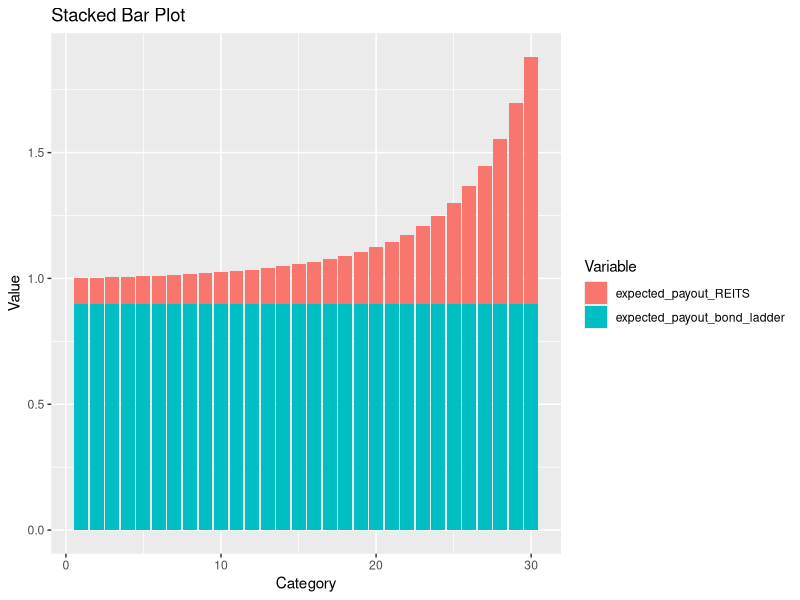
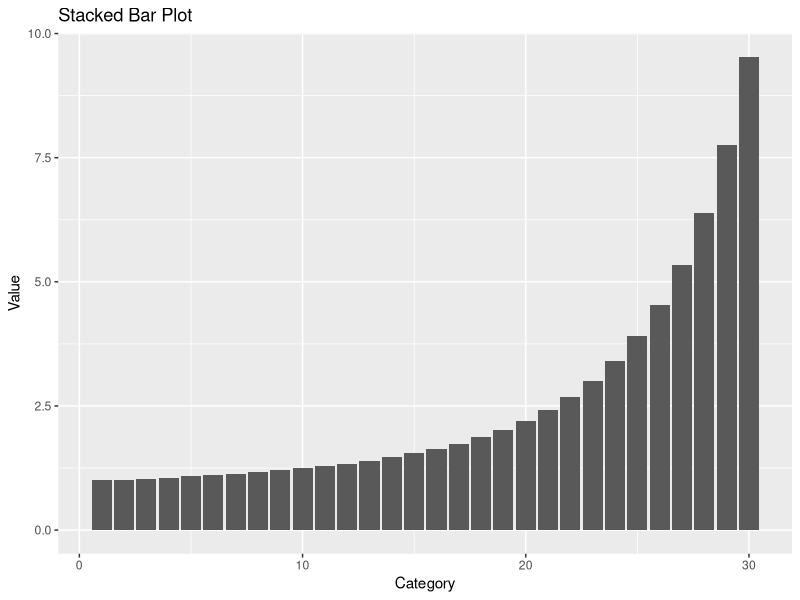
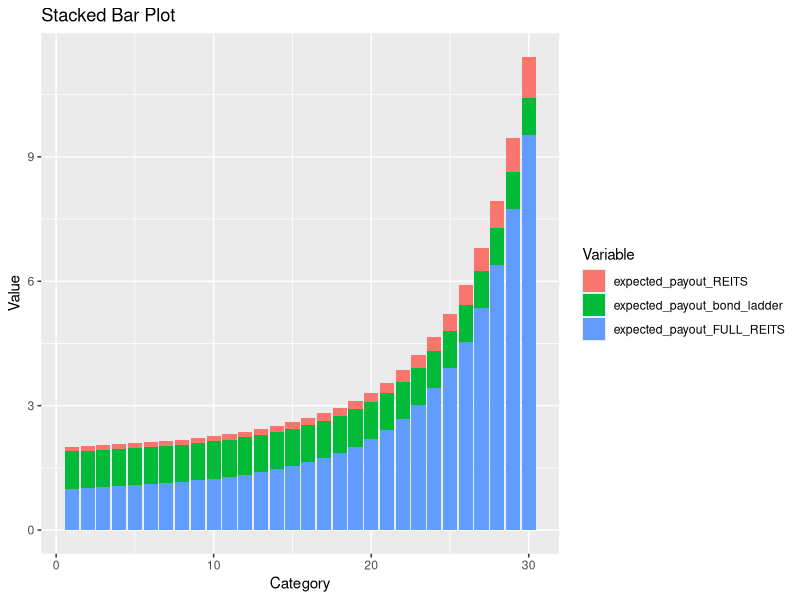

Recreate these plots in R, in order.
#load lifetable data 
lifetable_2021 <- read.csv("data/LifeTablesbyYear/_2021 .csv")

#load TIPS interpolated rates
tips_rates <- read.csv("data/tipsRatesInterpolated.csv")

#create bond ladder matrix.
#income_PP: income per period
tips_ladder_OUTside_tontine <- function(income_PP, tips_rates){
  #initialize matrix: we assume the tips_rates csv has the number of periods we want
  bond_ladder <- matrix(0, nrow = nrow(tips_rates)+1, ncol = nrow(tips_rates))
  
  for (j in 1:ncol(bond_ladder)){
    for (i in 1:j){
      bond_ladder[i,j] <- income_PP / (1+tips_rates[tips_rates$Year == j, "Interpolated"]/100)^(j-i)
    }
  }
  return(bond_ladder)
}


tips_ladder_INside_tontine <- function(income_PP, lifetable, tips_rates, OUTladder){
  #initialize matrix the same size as OUTladder
  bond_ladder <- matrix(0, nrow = nrow(OUTladder), ncol = ncol(OUTladder))

  for (j in 1:ncol(bond_ladder)){
      bond_ladder[1,j] <- OUTladder[1,j] * (1 - lifetable[lifetable$Age == 65+j, "qx"])
  }
  #iterate over the rest upper triangular of the matrix with the exception of the first row
  for (j in 1:ncol(bond_ladder)){
      for (i in 2:nrow(bond_ladder)){
        if (i <= j-1){
          print(tips_rates[tips_rates$Year == j-i, "Interpolated"])
          print(i)
          print(j)
          print(bond_ladder[i-1,j])
          bond_ladder[i,j] <- bond_ladder[i-1,j] * (1 + tips_rates[tips_rates$Year == j-i, "Interpolated"]/100)        }
      }
    
  }
  return(bond_ladder)
}


#initialize the bond ladder
out <- tips_ladder_OUTside_tontine(1, tips_rates)
bond_ladder <- tips_ladder_INside_tontine(1, lifetable_2021, tips_rates, out)

#function that calculates the expected longevity return
longevity_return <- function(periods, lifetable){
  #initialize the return vector
  return <- rep(0, periods)

  for (j in 1:periods){
    return[j] <- lifetable[lifetable$Age == 65+j, "qx"]
  }
  
  return(return)
}

#initialize longevity return and add one to each entry
periods <- 30
one_plus_r <- longevity_return(periods, lifetable_2021) + 1

anual_rent_REITS_share <- 20
price_REITS_share <- 200
real_return_REITS <- 0.03
cost_1dollar_perpetuity <- 1/real_return_REITS
anual_expected_longevity_return <- prod(one_plus_r)^(1/30)-1
n0 <- (1/(1+anual_expected_longevity_return))^(30)
a0 <- cost_1dollar_perpetuity*n0
b0 <- 1 - n0

#function that calculates the value REITS and returns a vector with n periods
REITS_value <- function(periods, IN_bond_ladder, b0){
  #initialize the return vector
  return <- rep(0, periods)
  return[1] <- sum(IN_bond_ladder[1,])*b0
  for (j in 2:periods){
    #each entry is the previous entry times b0
    return[j] <- return[j-1]*(1+b0)
  }
  return(return)
}

REITS_value <- REITS_value(periods, bond_ladder, b0)

number_shares_RA <- function(periods, n0, ones_plus_r){
  #initialize the return vector
  return <- rep(0, periods)
  return[1] <- n0
  for (j in 2:periods){
    #each entry is the previous entry times a0
    return[j] <- return[j-1]*one_plus_r[j]
  }
  return(return)
}

number_shares <- number_shares_RA(periods, n0, one_plus_r)

expected_payout_bond_ladder <- rep(b0,periods)

expected_payout_REITS <- number_shares

library(ggplot2)
library(reshape2)

data <- data.frame(expected_payout_bond_ladder,expected_payout_REITS)
# first line should have the id category and the others the period number
data$id <- 1:nrow(data)
melted_data <- melt(data, id.vars = "id")
melted_data$variable <- factor(melted_data$variable, levels = c("expected_payout_REITS","expected_payout_bond_ladder"))
ggplot(melted_data, aes(x = id, y = value, fill = variable)) +
  geom_bar(stat = "identity") +
  labs(title = "Stacked Bar Plot",
       x = "Category",
       y = "Value",
       fill = "Variable")

expected_payout_FULL_REITS <- number_shares_RA(periods,1,ones_plus_r)
#do a bar plot of the expected payout of the full REITS
data <- data.frame(expected_payout_FULL_REITS)
# first line should have the id category and the others the period number
data$id <- 1:nrow(data)
#use ggplot to plot the barplot
ggplot(data, aes(x = id, y = expected_payout_FULL_REITS)) +
  geom_bar(stat = "identity") +
  labs(title = "Stacked Bar Plot",
       x = "Category",
       y = "Value",
       fill = "Variable")

#join the two plots before in one
data <- data.frame(expected_payout_bond_ladder,expected_payout_REITS,expected_payout_FULL_REITS)
# first line should have the id category and the others the period number
data$id <- 1:nrow(data)
melted_data <- melt(data, id.vars = "id")
melted_data$variable <- factor(melted_data$variable, levels = c("expected_payout_REITS","expected_payout_bond_ladder","expected_payout_FULL_REITS"))
ggplot(melted_data, aes(x = id, y = value, fill = variable)) +
  geom_bar(stat = "identity") +
  labs(title = "Stacked Bar Plot",
       x = "Category",
       y = "Value",
       fill = "Variable")

